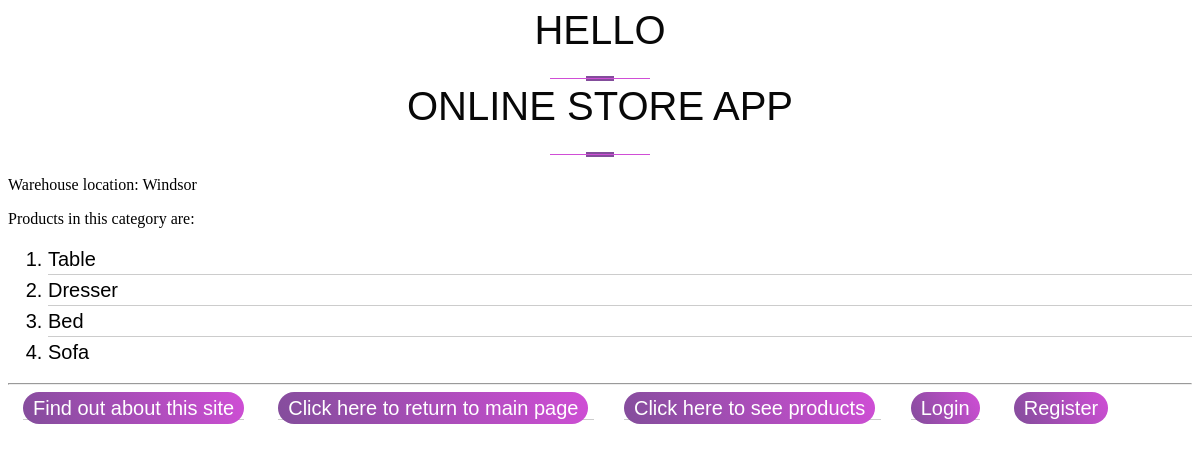
Screenshot of /myapp/detail/1 with the database file from the repository.
### myapp/models.py (models this page shows, shortened)
class Category(models.Model):
    name = models.CharField(max_length=200)
    warehouse = models.CharField(max_length=200, blank=False, default='')

class Product(models.Model):
    category = models.ForeignKey(Category, related_name='products', on_delete=models.CASCADE)
    name = models.CharField(max_length=200)
    price = models.DecimalField(max_digits=10, decimal_places=2)
    stock = models.PositiveIntegerField(default=100, validators=[MinValueValidator(0), MaxValueValidator(1000)])
    available = models.BooleanField(default=True)
    description = models.TextField(blank=True)
    interested = models.PositiveIntegerField(default=0)
    def __str__(self):
        return self.name

### myapp/views.py (the view)
# urls.py: path(r'detail/<int:cat_no>', views.detail, name='detail'),
def detail(request, cat_no):
    category = get_object_or_404(Category, id=cat_no)
    warehouse_location = category.warehouse
    prod_list = Product.objects.filter(category=category)
    return render(request, 'myapp/detail.html',
                  {'prod_list': prod_list, 'warehouse_loc': warehouse_location, 'cat': category})

### myapp/templates/myapp/detail.html (shortened to what this page needs)
{% extends 'myapp/base.html' %}
{% block body_block %}
    <p class="warehouse-detail">Warehouse location: {{ warehouse_loc }}</p>
    <p class="warehouse-detail">Products in this category are:</p>
    {% if prod_list %}
        <ol>
            {% for prod in prod_list %}
                <li> {{ prod }} </li>
            {% endfor %}
        </ol>
    {% else %}
        <strong>There are no products!</strong>
    {% endif %}
{% endblock %}

### myapp/static/myapp/style.css (style rules this page uses)
li { font: 200 20px/1.5 Helvetica, Verdana, sans-serif; border-bottom: 1px solid #ccc; }
li:last-child { border: none; }

### rows the page displays
Category: warehouse "Windsor"
Product: name "Table"
Product: name "Dresser"
Product: name "Bed"
Product: name "Sofa"
